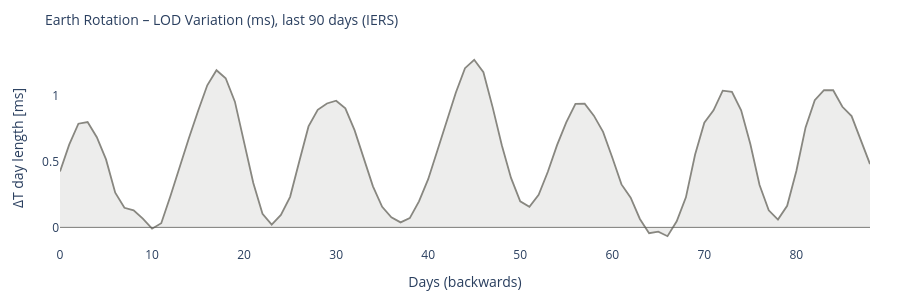

Write notebook code for a chart like this one.
### Code cell
# ============================================================
# EARTH ROTATION – LOD variation (if IERS available)
# ============================================================

lod_col = None
if df_iers is not None:
    lod_col = next((c for c in df_iers.columns if 'lod' in c), None)

if df_iers is not None and lod_col:
    fig = go.Figure()
    fig.add_trace(go.Scatter(
        y=df_iers[lod_col].values,
        mode='lines',
        line=dict(color='#888780', width=1.8),
        fill='tozeroy', fillcolor='rgba(136,135,128,0.15)',
        name='LOD'
    ))
    fig.add_hline(y=0, line_color='#5F5E5A', line_width=0.8)
    fig.update_layout(
        title=dict(text='Earth Rotation – LOD Variation (ms), last 90 days (IERS)', font=dict(size=14)),
        xaxis_title='Days (backwards)', yaxis_title='ΔT day length [ms]',
        height=300,
        plot_bgcolor='rgba(0,0,0,0)', paper_bgcolor='rgba(0,0,0,0)',
        margin=dict(l=60, r=30, t=50, b=40)
    )
    fig.show()
else:
    print('IERS LOD data unavailable or column not found.')
    print('Reference: nominal day length =', CONSTANTS['sidereal_day_s'], 's')

### Figure 1 — Plotly figure (JSON) as saved in the notebook; plotly's stock layout.template omitted (floating-point values rounded to 4 significant figures)
{"data": [{"fill": "tozeroy", "fillcolor": "rgba(136,135,128,0.15)", "line": {"color": "#888780", "width": 1.8}, "mode": "lines", "name": "LOD", "type": "scatter", "y": [0.4242, 0.6288, 0.788, 0.8009, 0.6856, 0.5169, 0.2638, 0.1491, 0.1301, 0.0668, -0.0101, 0.0318, 0.2385, 0.4631, 0.6776, 0.8848, 1.08, 1.194, 1.134, 0.9558, 0.6527, 0.3378, 0.103, 0.0216, 0.0952, 0.2322, 0.5028, 0.7676, 0.8934, 0.9419, 0.9627, 0.9044, 0.7391, 0.5273, 0.312, 0.1559, 0.0771, 0.038, 0.0707, 0.198, 0.3662, 0.5838, 0.8047, 1.023, 1.21, 1.274, 1.18, 0.9141, 0.625, 0.3762, 0.1978, 0.1567, 0.2476, 0.4225, 0.6256, 0.7989, 0.9392, 0.9398, 0.8491, 0.7259, 0.5309, 0.3268, 0.2258, 0.0641, -0.0446, -0.0329, -0.067, 0.0463, 0.2283, 0.5541, 0.796, 0.89, 1.039, 1.03, 0.8904, 0.634, 0.3217, 0.1296, 0.0598, 0.1638, 0.4291, 0.7598, 0.9668, 1.043, 1.042, 0.9166, 0.8458, 0.6575, 0.481]}], "layout": {"height": 300, "margin": {"b": 40, "l": 60, "r": 30, "t": 50}, "paper_bgcolor": "rgba(0,0,0,0)", "plot_bgcolor": "rgba(0,0,0,0)", "shapes": [{"line": {"color": "#5F5E5A", "width": 0.8}, "type": "line", "x0": 0, "x1": 1, "xref": "x domain", "y0": 0, "y1": 0, "yref": "y"}], "title": {"font": {"size": 14}, "text": "Earth Rotation – LOD Variation (ms), last 90 days (IERS)"}, "xaxis": {"title": {"text": "Days (backwards)"}}, "yaxis": {"title": {"text": "ΔT day length [ms]"}}}}
